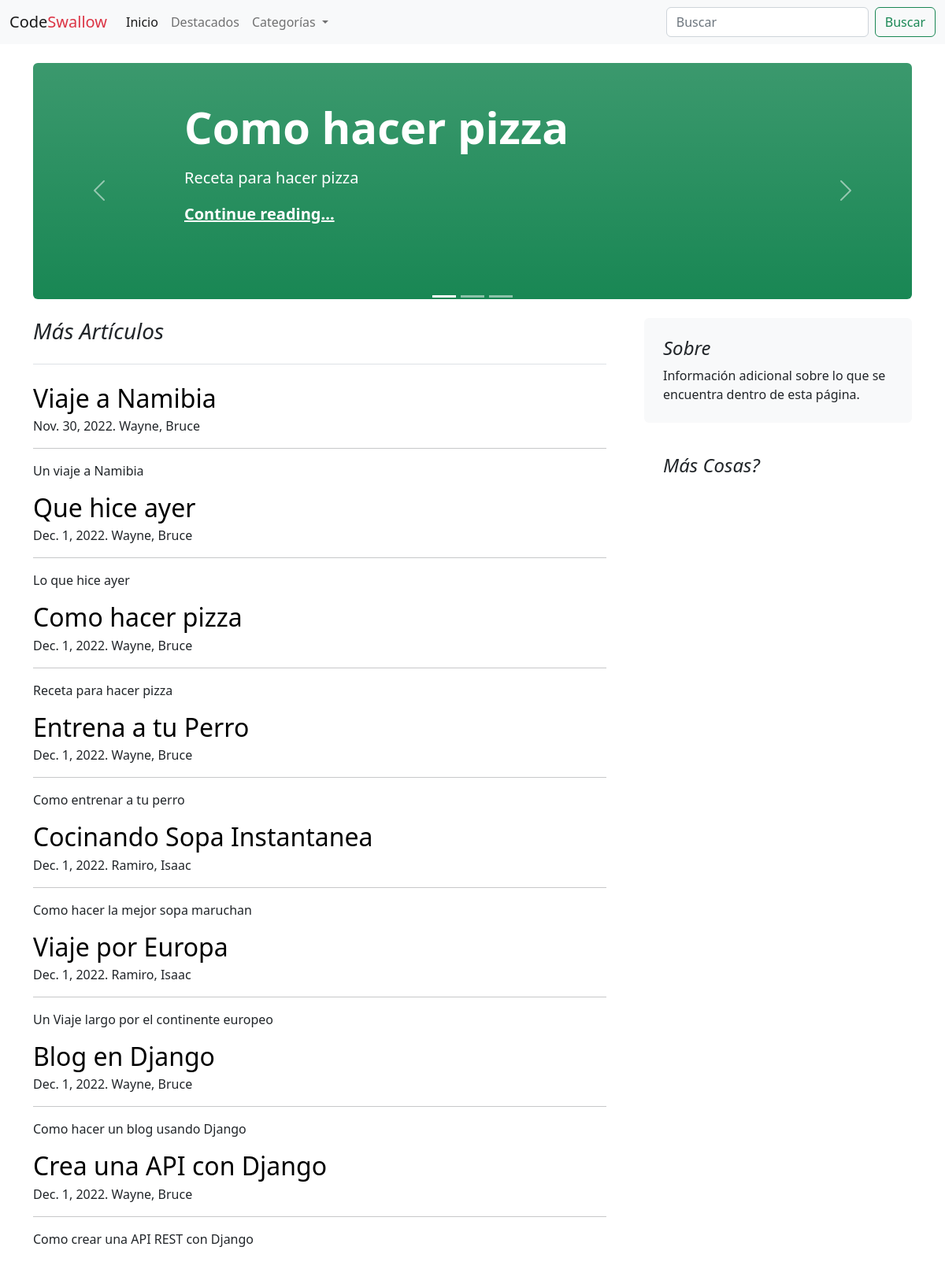
The page / on the database its author committed.
### blogs/models.py (models this page shows, shortened)
class Post(models.Model):
    title = models.CharField(max_length=255)
    slug = models.SlugField(unique=True)
    overview = models.TextField()
    date_created = models.DateTimeField(auto_now_add=True)
    content = models.TextField()
    author = models.ForeignKey(settings.AUTH_USER_MODEL, on_delete=models.PROTECT)
    categories = models.ManyToManyField('Category')
    featured = models.BooleanField(default=False)

### users/models.py (models this page shows)
class User(AbstractUser):
    def __str__(self):
        return f'{self.last_name}, {self.first_name}'

### blogs/views.py (the view)
# urls.py: path('', views.home_page)
def home_page(request):
    posts = Post.objects.all()
    categories = Category.objects.all()
    featured = Post.objects.filter(featured=True)[:3]
    context = {
        'post_list': posts,
        'categories': categories,
        'featured': featured
    }
    return render(request, 'blogs/home_page.html', context=context)

### blogs/templates/blogs/home_page.html
{% extends 'base.html' %}
{% block content %}
<div class="container-xxl bd-gutter mt-3 my-md-4 bd-layout">
    <main class="container">
        <div class="row g-5">
            <div class="col-md-12">
                {% include "blogs/featured.html" %}
            </div>
        </div>
        <div class="row g-5">
            <div class="col-md-8">
                <h3 class="pb-4 mb-4 fst-italic border-bottom">
                    Más Artículos
                </h3>
                {% for post in post_list %}
                    <article class="blog-post">
                        <h2 class="blog-post-title mb-1">
                            <a href="#" style="text-decoration: none"
                               class="text-black">
                                {{ post.title }}
                            </a>
                        </h2>
                        <p class="blog-post-meta">{{ post.date_created.date }}. {{post.author}}</p>
                        <hr>
                        <p>{{ post.overview }}</p>
                    </article>
                {% endfor %}
            </div>
            <div class="col-md-4">
                <div class="position-sticky" style="top: 2rem;">
                    <div class="p-4 mb-3 bg-light rounded">
                        <h4 class="fst-italic">Sobre</h4>
                        <p class="mb-0">Información adicional sobre lo que se encuentra dentro de esta página.</p>
                    </div>
                    <div class="p-4">
                        <h4 class="fst-italic">Más Cosas?</h4>
                    </div>
                </div>
            </div>
        </div>
    </main>
</div>
{% endblock content %}

### blogs/templates/base.html (shortened to what this page needs)
<!DOCTYPE html>
<html lang="en">
<head>
    <link href="https://cdn.jsdelivr.net/npm/bootstrap@5.2.2/dist/css/bootstrap.min.css" rel="stylesheet"
>
</head>
<body>
{% include "navbar.html" %}
{% block content %} {% endblock content %}
</body>
</html>

### blogs/templates/navbar.html (shortened to what this page needs)
<nav class="navbar navbar-expand-lg bg-light">
    <div class="container-fluid">
        <a class="navbar-brand" href="/">Code<span class="text-danger">Swallow</span></a>
        <div class="collapse navbar-collapse" id="navbarSupportedContent">
            <ul class="navbar-nav me-auto mb-2 mb-lg-0">
                <li class="nav-item">
                    <a class="nav-link active" aria-current="page" href="/">Inicio</a>
                </li>
                <li class="nav-item">
                    <a class="nav-link" href="#">Destacados</a>
                </li>
                <li class="nav-item dropdown">
                    <a class="nav-link dropdown-toggle" href="#" role="button" data-bs-toggle="dropdown"
                       aria-expanded="false">
                       Categorías
                    </a>
                </li>
            </ul>
            <form class="d-flex" role="search" action="" method="get">
                <input name="search" class="form-control me-2" type="search" placeholder="Buscar" aria-label="Search">
                <button class="btn btn-outline-success" type="submit">Buscar</button>
            </form>
        </div>
    </div>
</nav>

### blogs/templates/blogs/featured.html (shortened to what this page needs)
<div id="carouselIndicators" class="carousel slide" data-bs-ride="true">
    <div class="carousel-indicators">
        <button type="button" data-bs-target="#carouselIndicators" data-bs-slide-to="0" class="active"
                aria-current="true" aria-label="Slide 1"></button>
        <button type="button" data-bs-target="#carouselIndicators" data-bs-slide-to="1"
                aria-label="Slide 2"></button>
        <button type="button" data-bs-target="#carouselIndicators" data-bs-slide-to="2"
                aria-label="Slide 3"></button>
    </div>
    <div class="carousel-inner">
        {% for f in featured %}
            <div class="carousel-item {% if f == featured|first %}active{% endif %}">
                <div class="px-5 p-md-5 mb-4 rounded text-bg-success bg-gradient" style="height: 300px">
                    <div class="col-md-10 px-5 mx-5">
                        <h1 class="display-4 fw-bold px-5">{{ f.title }}</h1>
                        <p class="lead my-3 px-5">{{ f.overview }}</p>
                        <p class="lead mb-0 px-5"><a href="#" class="text-white fw-bold">Continue
                            reading...</a></p>
                    </div>
                </div>
            </div>
        {% endfor %}
    </div>
    <button class="carousel-control-prev" type="button" data-bs-target="#carouselIndicators"
            data-bs-slide="prev">
        <span class="carousel-control-prev-icon" aria-hidden="true"></span>
    </button>
    <button class="carousel-control-next" type="button" data-bs-target="#carouselIndicators"
            data-bs-slide="next">
        <span class="carousel-control-next-icon" aria-hidden="true"></span>
    </button>
</div>

### rows shown on the page
Post: title "Como hacer pizza", overview "Receta para hacer pizza", date_created "Dec. 1, 2022", author "Wayne, Bruce"
Post: title "Viaje a Namibia", date_created "Nov. 30, 2022", author "Wayne, Bruce", overview "Un viaje a Namibia"
Post: title "Que hice ayer", date_created "Dec. 1, 2022", author "Wayne, Bruce", overview "Lo que hice ayer"
Post: title "Entrena a tu Perro", date_created "Dec. 1, 2022", author "Wayne, Bruce", overview "Como entrenar a tu perro"
Post: title "Cocinando Sopa Instantanea", date_created "Dec. 1, 2022", author "Ramiro, Isaac", overview "Como hacer la mejor sopa maruchan"
Post: title "Viaje por Europa", date_created "Dec. 1, 2022", author "Ramiro, Isaac", overview "Un Viaje largo por el continente europeo"
Post: title "Blog en Django", date_created "Dec. 1, 2022", author "Wayne, Bruce", overview "Como hacer un blog usando Django"
Post: title "Crea una API con Django", date_created "Dec. 1, 2022", author "Wayne, Bruce", overview "Como crear una API REST con Django"
